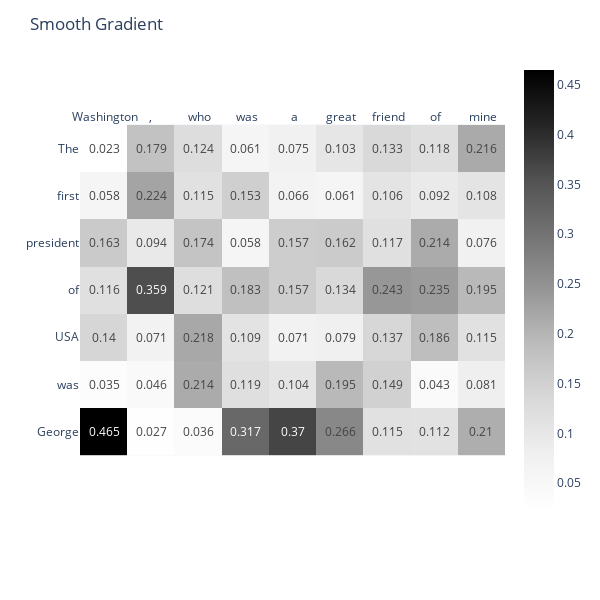

This figure's notebook cell:
### Code cell
fig = generate_heat_map_from_scores(scores_list[2], tokenizer, result)

fig.update_layout(title_text="Smooth Gradient")
fig.show()

### Figure 1 — Plotly figure (JSON) as saved in the notebook; plotly's stock layout.template omitted (floating-point values rounded to 4 significant figures)
{"data": [{"coloraxis": "coloraxis", "hovertemplate": "x: %{x}<br>y: %{y}<br>color: %{z}<extra></extra>", "name": "0", "texttemplate": "%{z}", "type": "heatmap", "x": [" Washington", ",", " who", " was", " a", " great", " friend", " of", " mine"], "xaxis": "x", "y": ["The", " first", " president", " of", " USA", " was", " George"], "yaxis": "y", "z": [[0.023, 0.179, 0.124, 0.061, 0.075, 0.103, 0.133, 0.118, 0.216], [0.058, 0.224, 0.115, 0.153, 0.066, 0.061, 0.106, 0.092, 0.108], [0.163, 0.094, 0.174, 0.058, 0.157, 0.162, 0.117, 0.214, 0.076], [0.116, 0.359, 0.121, 0.183, 0.157, 0.134, 0.243, 0.235, 0.195], [0.14, 0.071, 0.218, 0.109, 0.071, 0.079, 0.137, 0.186, 0.115], [0.035, 0.046, 0.214, 0.119, 0.104, 0.195, 0.149, 0.043, 0.081], [0.465, 0.027, 0.036, 0.317, 0.37, 0.266, 0.115, 0.112, 0.21]]}], "layout": {"coloraxis": {"colorscale": [[0, "rgb(255,255,255)"], [0.125, "rgb(240,240,240)"], [0.25, "rgb(217,217,217)"], [0.375, "rgb(189,189,189)"], [0.5, "rgb(150,150,150)"], [0.625, "rgb(115,115,115)"], [0.75, "rgb(82,82,82)"], [0.875, "rgb(37,37,37)"], [1, "rgb(0,0,0)"]]}, "height": 600, "margin": {"t": 60}, "title": {"text": "Smooth Gradient"}, "width": 600, "xaxis": {"anchor": "y", "constrain": "domain", "domain": [0, 1], "scaleanchor": "y", "side": "top", "tickfont": {"size": 12}}, "yaxis": {"anchor": "x", "autorange": "reversed", "constrain": "domain", "domain": [0, 1], "tickfont": {"size": 12}}}}
